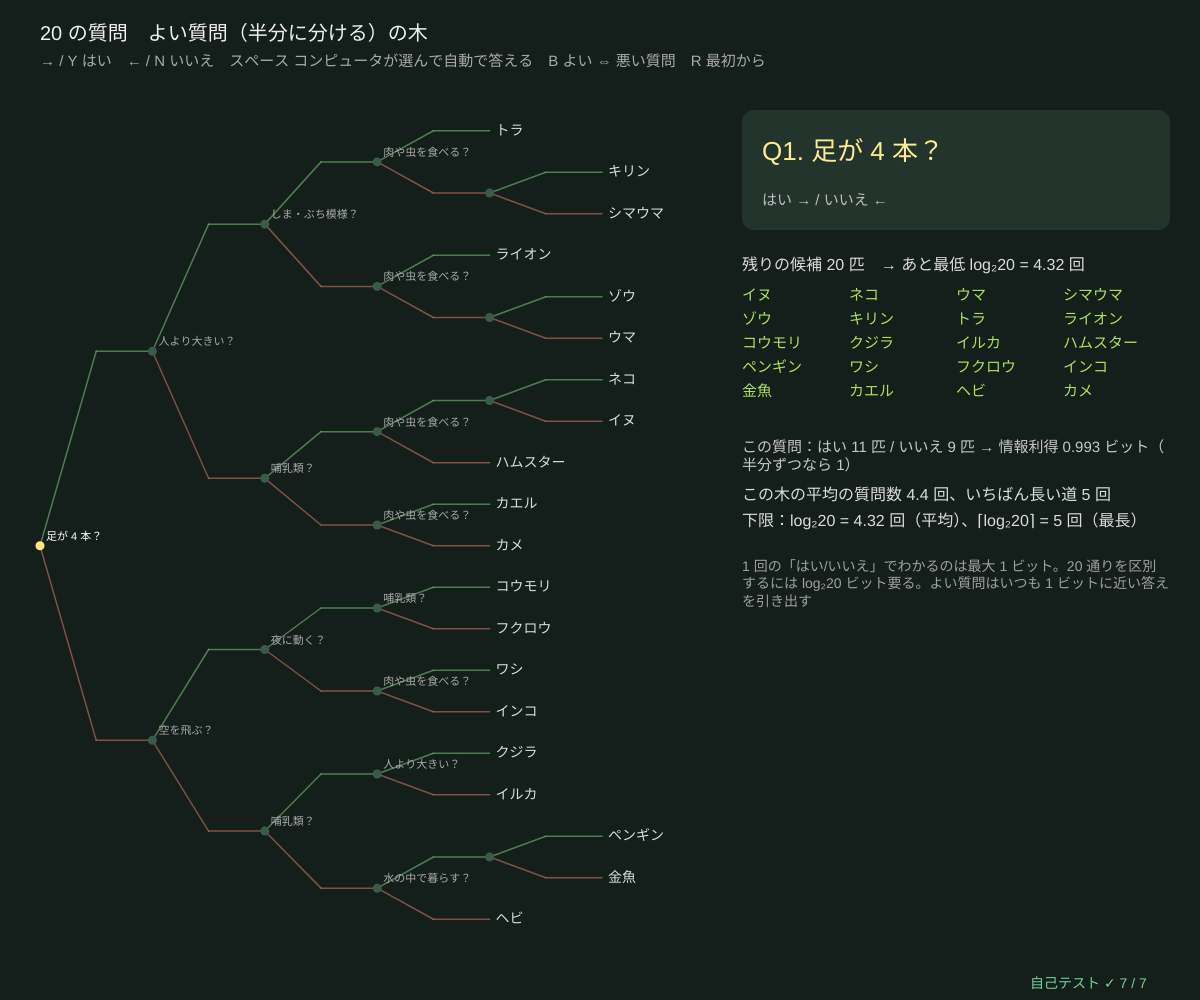
Frame 1 (no input)
Frame 60 (no input): identical to frame 1, image omitted
Frame 120 (the mouse pressed at the canvas centre since frame 60): identical to frame 1, image omitted

The p5.js sketch that drew this single still picture (run headless with seeded random() and noise() and a simulated clock; from frame 60 on, the mouse is pressed at the canvas centre):

// p5.js sketch
// ── sketch.js
// ============================================
// 00 20 の質問 ─ 心の中で動物を 1 つ決めて、コンピュータの「はい/いいえ」の質問に答えよう
// コンピュータは、残っている候補を「なるべく半分ずつ」に分ける質問を選ぶ → 質問を重ねた「決定木」ができる
//   N 個を見分けるには、どう質問しても最低 log₂N 回（20 種類なら 4.32 回、いちばん長い道は 5 回以上）
//   悪い質問（1 匹だけ当てにいく）だと平均の回数がふえる。B で「よい質問 ⇔ 悪い質問」の木を比べよう
//   （シリーズ 10 の 09 も「決定木」：並べかえの比較の木で n log n 回の下限。こちらはデータから「学習する」決定木）
// → / Y はい / ← / N いいえ / スペース コンピュータが 1 匹選んで自動で答える / B よい ⇔ 悪い質問 / R 最初から
// ============================================

const QUESTIONS = ['哺乳類？', '空を飛ぶ？', '水の中で暮らす？', '足が 4 本？', '人より大きい？', '肉や虫を食べる？', 'しま・ぶち模様？', 'ペットで飼う？', '卵を産む？', '夜に動く？', '首か鼻が長い？'];
const ANIMALS = [                      // ★ 自分で動物と答えを足してみよう（1 = はい、0 = いいえ。同じ行が 2 つあると見分けられない）
  ['イヌ', [1, 0, 0, 1, 0, 1, 0, 1, 0, 0, 0]], ['ネコ', [1, 0, 0, 1, 0, 1, 0, 1, 0, 1, 0]],
  ['ウマ', [1, 0, 0, 1, 1, 0, 0, 0, 0, 0, 0]], ['シマウマ', [1, 0, 0, 1, 1, 0, 1, 0, 0, 0, 0]],
  ['ゾウ', [1, 0, 0, 1, 1, 0, 0, 0, 0, 0, 1]], ['キリン', [1, 0, 0, 1, 1, 0, 1, 0, 0, 0, 1]],
  ['トラ', [1, 0, 0, 1, 1, 1, 1, 0, 0, 1, 0]], ['ライオン', [1, 0, 0, 1, 1, 1, 0, 0, 0, 1, 0]],
  ['コウモリ', [1, 1, 0, 0, 0, 1, 0, 0, 0, 1, 0]], ['クジラ', [1, 0, 1, 0, 1, 1, 0, 0, 0, 0, 0]],
  ['イルカ', [1, 0, 1, 0, 0, 1, 0, 0, 0, 0, 1]], ['ハムスター', [1, 0, 0, 1, 0, 0, 0, 1, 0, 1, 0]],
  ['ペンギン', [0, 0, 1, 0, 0, 1, 0, 0, 1, 0, 0]], ['ワシ', [0, 1, 0, 0, 0, 1, 0, 0, 1, 0, 0]],
  ['フクロウ', [0, 1, 0, 0, 0, 1, 0, 0, 1, 1, 0]], ['インコ', [0, 1, 0, 0, 0, 0, 1, 1, 1, 0, 0]],
  ['金魚', [0, 0, 1, 0, 0, 0, 1, 1, 1, 0, 0]], ['カエル', [0, 0, 1, 1, 0, 1, 1, 0, 1, 1, 0]],
  ['ヘビ', [0, 0, 0, 0, 0, 1, 1, 0, 1, 1, 0]], ['カメ', [0, 0, 1, 1, 0, 0, 1, 1, 1, 0, 0]],
];
let goodMode = true, qRoot, cur, path = [], secret = -1, autoT = 0, qid = 0;

function setup() { createCanvas(windowWidth, windowHeight); textWrap(CHAR); selfTest(); rebuild(); }
function rebuild() { qid = 0; qRoot = buildQ(ANIMALS.map((_, i) => i), 0, goodMode); restart(); }
function restart() { cur = qRoot; path = [qRoot.id]; secret = -1; }
// ★ 質問の木を作る：候補 cands を、yes と no に分ける質問を選ぶ
// よい質問 = 小さいほうの側がいちばん大きい（= 半分に近い = 情報利得が最大）、悪い質問 = 小さいほうがいちばん小さい（でも 0 ではない）
function buildQ(cands, depth, good) {
  let node = { id: qid++, depth, cands, leaf: cands.length <= 1 };
  if (node.leaf) return node;
  let best = -1, bestScore = good ? -1 : Infinity;
  for (let q = 0; q < QUESTIONS.length; q++) {
    let yes = cands.filter((i) => ANIMALS[i][1][q] === 1).length, m = Math.min(yes, cands.length - yes);
    if (m === 0) continue;                                       // 全員同じ答え → 何もわからない質問
    if (good ? m > bestScore : m < bestScore) { best = q; bestScore = m; }
  }
  if (best < 0) { node.leaf = true; return node; }             // 見分けられない（同じ行がある）
  node.q = best;
  node.left = buildQ(cands.filter((i) => ANIMALS[i][1][best] === 1), depth + 1, good);   // 左 = はい
  node.right = buildQ(cands.filter((i) => ANIMALS[i][1][best] === 0), depth + 1, good);  // 右 = いいえ
  return node;
}
function leavesOf(t) { return t.leaf ? [t] : leavesOf(t.left).concat(leavesOf(t.right)); }
function avgDepth(t) { let L = leavesOf(t); return sumArr(L.map((l) => l.depth)) / L.length; }
function answer(yes) { if (cur.leaf) return; cur = yes ? cur.left : cur.right; path.push(cur.id); }

function draw() {
  background(...BG_COL);
  if (secret >= 0 && !cur.leaf && millis() - autoT > 800) { autoT = millis(); answer(ANIMALS[secret][1][cur.q] === 1); }
  // ---- 木（左から右へ。行 = 葉の順番、列 = 深さ）
  let L = leavesOf(qRoot), maxD = Math.max(...L.map((l) => l.depth)), tb = { x: 40, y: 110, w: width * 0.56, h: height - 170 };
  let rowH = tb.h / L.length, colW = (tb.w - 110) / Math.max(1, maxD), pos = {};
  let place = (t) => { if (t.leaf) { pos[t.id] = L.indexOf(t); return pos[t.id]; } pos[t.id] = (place(t.left) + place(t.right)) / 2; return pos[t.id]; };
  place(qRoot);
  let P = (t) => [tb.x + t.depth * colW, tb.y + (pos[t.id] + 0.5) * rowH], onPath = new Set(path);
  let walk = (t) => {
    if (t.leaf) return;
    for (let c of [t.left, t.right]) {
      let a = P(t), b = P(c), hot = onPath.has(c.id);
      stroke(hot ? color(255, 230, 120) : c === t.left ? color(120, 190, 120, 150) : color(200, 120, 100, 150)); strokeWeight(hot ? 3.5 : 1.5);
      line(a[0], a[1], a[0] + colW * 0.5, b[1]); line(a[0] + colW * 0.5, b[1], b[0], b[1]);
      walk(c);
    }
  };
  walk(qRoot);
  textAlign(LEFT, CENTER); textSize(12);
  for (let t of Object.values(collect(qRoot))) {
    let [x, yy] = P(t), hot = onPath.has(t.id);
    noStroke();
    if (t.leaf) { fill(hot ? color(255, 230, 120) : 220); textSize(Math.min(14, rowH * 0.8)); text(t.cands.map((i) => ANIMALS[i][0]).join('・'), x + 6, yy); }
    else { fill(hot ? color(255, 230, 120) : color(60, 90, 75)); circle(x, yy, 9); if (colW > 60 && t.depth < 4) { fill(hot ? 255 : 170); textSize(11); text(QUESTIONS[t.q], x + 6, yy - 9); } }
  }
  // ---- いまの質問
  let px = tb.x + tb.w + 30, pw = width - px - 30;
  textAlign(LEFT, BASELINE); noStroke(); fill(240); textSize(20);
  text('20 の質問　' + (goodMode ? 'よい質問（半分に分ける）' : '悪い質問（1 匹ずつ当てにいく）') + 'の木', 40, 40);
  fill(170); textSize(15); text('→ / Y はい　← / N いいえ　スペース コンピュータが選んで自動で答える　B よい ⇔ 悪い質問　R 最初から', 40, 66);
  fill(35, 52, 44); rect(px, 110, pw, 120, 12);
  fill(255, 235, 150); textSize(26);
  if (cur.leaf) text(cur.cands.length === 1 ? 'わかった！「' + ANIMALS[cur.cands[0]][0] + '」でしょう？' : '見分けられない…', px + 20, 160, pw - 40);
  else text('Q' + (path.length) + '. ' + QUESTIONS[cur.q], px + 20, 160);
  fill(190); textSize(15);
  text(cur.leaf ? (path.length - 1) + ' 回の質問で当てた（R でもう一度）' : 'はい → / いいえ ←' + (secret >= 0 ? '（コンピュータが「' + ANIMALS[secret][0] + '」で答えている）' : ''), px + 20, 205);
  // 残りの候補
  let k = cur.cands.length, h = Math.log2(Math.max(1, k));
  fill(220); textSize(16); text('残りの候補 ' + k + ' 匹　→ あと最低 log₂' + k + ' = ' + fmtNum(h, 2) + ' 回', px, 270);
  textSize(15);
  ANIMALS.forEach((a, i) => { let inC = cur.cands.includes(i); fill(inC ? color(175, 225, 95) : color(90, 105, 95)); text(a[0], px + (i % 4) * (pw / 4), 300 + Math.floor(i / 4) * 24); });
  let ya = 300 + 5 * 24 + 20, gd = avgDepth(qRoot);
  if (!cur.leaf) {
    let yes = cur.cands.filter((i) => ANIMALS[i][1][cur.q] === 1).length;
    fill(200); text('この質問：はい ' + yes + ' 匹 / いいえ ' + (k - yes) + ' 匹 → 情報利得 ' + fmtNum(entropyP(yes / k), 3) + ' ビット（半分ずつなら 1）', px, ya, pw);
  }
  fill(220); textSize(16);
  text('この木の平均の質問数 ' + fmtNum(gd, 2) + ' 回、いちばん長い道 ' + maxD + ' 回', px, ya + 60);
  text('下限：log₂20 = ' + fmtNum(Math.log2(ANIMALS.length), 2) + ' 回（平均）、⌈log₂20⌉ = ' + Math.ceil(Math.log2(ANIMALS.length)) + ' 回（最長）', px, ya + 86);
  fill(160); textSize(14);
  text('1 回の「はい/いいえ」でわかるのは最大 1 ビット。20 通りを区別するには log₂20 ビット要る。よい質問はいつも 1 ビットに近い答えを引き出す', px, ya + 120, pw);
  drawSelfTest(width - 170, height - 12);
}
function collect(t, out) { out = out || {}; out[t.id] = t; if (!t.leaf) { collect(t.left, out); collect(t.right, out); } return out; }
function keyPressed() {
  if (key === RIGHT_ARROW || key === 'y' || key === 'Y') { secret = -1; answer(true); }
  if (key === LEFT_ARROW || key === 'n' || key === 'N') { secret = -1; answer(false); }
  if (key === ' ') { restart(); secret = Math.floor(Math.random() * ANIMALS.length); autoT = millis(); }
  if (key === 'b' || key === 'B') { goodMode = !goodMode; rebuild(); }
  if (key === 'r' || key === 'R') restart();
  return false;
}

// ---- 自己テスト
function selfTest() {
  selfTestResults = [];
  let rows = ANIMALS.map((a) => a[1].join(''));
  check('動物は 20 種類、答えの行はぜんぶちがう（同じ行だと見分けられない）', ANIMALS.length === 20 && new Set(rows).size === 20 && ANIMALS.every((a) => a[1].length === QUESTIONS.length));
  qid = 0; let g = buildQ(ANIMALS.map((_, i) => i), 0, true), b = buildQ(ANIMALS.map((_, i) => i), 0, false);
  check('よい木も悪い木も、葉はちょうど 20 枚で 1 匹ずつ', [g, b].every((t) => leavesOf(t).length === 20 && leavesOf(t).every((l) => l.cands.length === 1)));
  let reach = (t, i) => { while (!t.leaf) t = ANIMALS[i][1][t.q] === 1 ? t.left : t.right; return t.cands[0]; };
  check('どの動物も、自分の答えで木をたどると自分にたどり着く', ANIMALS.every((_, i) => reach(g, i) === i && reach(b, i) === i));
  let dg = avgDepth(g), mg = Math.max(...leavesOf(g).map((l) => l.depth));
  check('平均の質問数 ' + fmtNum(dg, 2) + ' ≥ log₂20 = 4.32、いちばん長い道 ' + mg + ' ≥ 5', dg >= Math.log2(20) - 1e-9 && mg >= 5);
  check('クラフトの等式：葉ごとの 2^(−深さ) の合計 = 1（2 分木）', near(sumArr(leavesOf(g).map((l) => Math.pow(2, -l.depth))), 1));
  check('よい質問の木の平均 ' + fmtNum(dg, 2) + ' < 悪い質問の木の平均 ' + fmtNum(avgDepth(b), 2), dg < avgDepth(b));
  check('情報利得：半分ずつ（10 / 10）なら 1 ビット、1 / 19 なら 0.29 ビット', near(entropyP(0.5), 1) && near(entropyP(1 / 20), 0.2864, 1e-4));
  reportSelfTest();
}

// ---------- やってみよう ----------
// 1. 心の中で動物を決めて答えよう。何回で当たった？ log₂20 = 4.32 と比べよう
// 2. B で悪い質問の木にすると、いちばん長い道は何回？ なぜ長くなる？
// 3. ANIMALS に動物を 1 匹足してみよう（同じ行になったら、自己テストが ✗ になる → 質問を 1 つ足す）
// 4. 32 種類なら最低何回？ 1000 種類なら？（2 の何乗か）
// 5. 01 では、「半分に近い」をエントロピーと情報利得で数えて、データのしきい値選びに使う

// ==================================================
// ここから下は「決定木の道具」（中身は読まなくても OK。消さないでね）
// ==================================================
// ---- 小さな道具：はさむ・合計・いちばん大きい番号
function clampv(v, a, b) { return v < a ? a : v > b ? b : v; }
function sumArr(a) { let s = 0; for (let v of a) s += v; return s; }
function argMaxArr(a) { let b = 0; for (let i = 1; i < a.length; i++) if (a[i] > a[b]) b = i; return b; }   // 同点なら小さい番号
// ---- 不純度：counts = 各クラスの個数（重みつきでもよい）
function entropyP(p) { return p <= 0 || p >= 1 ? 0 : -p * Math.log2(p) - (1 - p) * Math.log2(1 - p); }   // 2 クラスのエントロピー（ビット）
function entropyOf(counts) {
  let n = sumArr(counts), h = 0; if (n <= 0) return 0;
  for (let c of counts) if (c > 0) { let q = c / n; h -= q * Math.log2(q); }
  return Math.max(0, h);
}
function giniOf(counts) { let n = sumArr(counts), s = 1; if (n <= 0) return 0; for (let c of counts) s -= (c / n) * (c / n); return Math.max(0, s); }
function errOf(counts) { let n = sumArr(counts); return n <= 0 ? 0 : Math.max(0, 1 - Math.max(...counts) / n); }   // 誤分類率
function impurityOf(counts, crit) { return crit === 'entropy' ? entropyOf(counts) : crit === 'error' ? errOf(counts) : giniOf(counts); }
// 分けたときの「不純度の減り」= 親 − (左の割合·左 + 右の割合·右)。crit = 'entropy' なら情報利得
function gainOf(parent, left, right, crit) {
  let n = sumArr(parent), nl = sumArr(left), nr = sumArr(right); if (n <= 0) return 0;
  return impurityOf(parent, crit) - (nl / n) * impurityOf(left, crit) - (nr / n) * impurityOf(right, crit);
}
// ---- 描く道具：クラスの色、領域の絵、木の図
const CLS_COL = [[245, 140, 75], [85, 175, 240], [175, 225, 95]];   // ★ クラス A・B・C の色
const BG_COL = [20, 30, 26];                                       // 背景（森の色）
function mixCol(probs, k) {           // クラスの割合 → 背景と混ぜた色（k = 色の濃さ）
  let c = BG_COL.slice(), s = sumArr(probs) || 1;
  probs.forEach((p, j) => { for (let q = 0; q < 3; q++) c[q] += (p / s) * (CLS_COL[j][q] - BG_COL[q]) * k; });
  return c;
}
// img の全部の画素に fn(u, v) → [r, g, b] を塗る（u は右向き、v は上向き、どちらも 0〜1）
function paintImage(img, fn) {
  img.loadPixels();
  let W = img.width, H = img.height;
  for (let py = 0; py < H; py++) for (let px = 0; px < W; px++) {
    let c = fn((px + 0.5) / W, 1 - (py + 0.5) / H), i = 4 * (px + W * py);
    img.pixels[i] = c[0]; img.pixels[i + 1] = c[1]; img.pixels[i + 2] = c[2]; img.pixels[i + 3] = 255;
  }
  img.updatePixels();
}
function toPx(bx, u, v) { return [bx.x + u * bx.w, bx.y + (1 - v) * bx.h]; }   // [0,1]² → 画面
function fromPx(bx, px, py) { return [(px - bx.x) / bx.w, 1 - (py - bx.y) / bx.h]; }
function drawPoints(bx, X, y, r, ws) {   // ws = 点の大きさの倍率（なければ 1）
  stroke(15); strokeWeight(1);
  for (let i = 0; i < X.length; i++) { let p = toPx(bx, X[i][0], X[i][1]); fill(...CLS_COL[y[i]]); circle(p[0], p[1], r * (ws ? ws[i] : 1)); }
}
function fmtNum(v, d) { if (!isFinite(v)) return '?'; let s = (+v.toFixed(d === undefined ? 2 : d)).toString(); return s === '-0' ? '0' : s; }
// ---- 自己テストの道具
let selfTestResults = [];
function check(name, cond) { selfTestResults.push({ name, ok: !!cond }); }
function near(a, b, tol) { return a !== null && a !== undefined && isFinite(a) && Math.abs(a - b) <= (tol === undefined ? 1e-9 : tol); }
function noNaN(v) { return Array.isArray(v) ? v.every(noNaN) : !(typeof v === 'number' && v !== v); }
function reportSelfTest() { for (let r of selfTestResults) (r.ok ? console.log : console.error)((r.ok ? '✓ ' : '✗ ') + r.name); }
function selfTestLine() { let n = selfTestResults.filter((r) => r.ok).length; return '自己テスト ' + (n === selfTestResults.length ? '✓ ' : '✗ ') + n + ' / ' + selfTestResults.length; }
function drawSelfTest(x, y) { noStroke(); fill(selfTestResults.every((r) => r.ok) ? color(120, 210, 150) : color(255, 90, 90)); textSize(14); textAlign(LEFT, BASELINE); text(selfTestLine(), x, y); }
